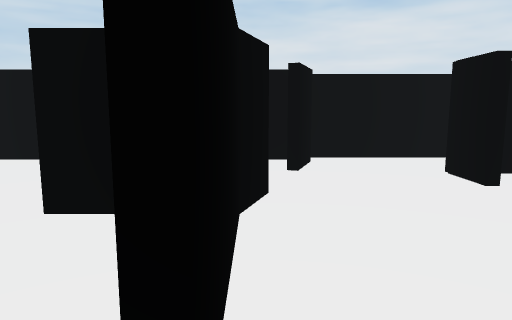
[1] (above)

23 first-person views from a walk through a 3-D level made in the Unity game engine. The camera is 1.4 m above the floor, tilts 8° down and sees 70° across. The floor is counted in squares, 1 m on a side. Each view is taken from the middle of a square. On the plan, view 1 faces up. The plan holds only what a view shows up to about 16 squares ahead; the rest is blank. The place goes on beyond the plan. The player is left out.

[2]
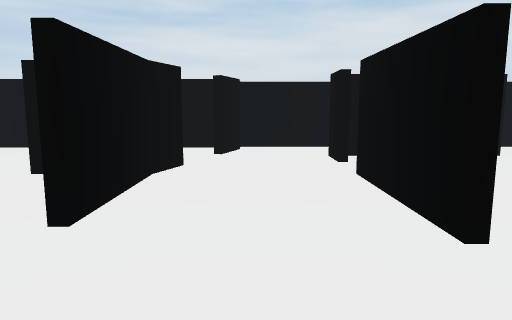

[3]
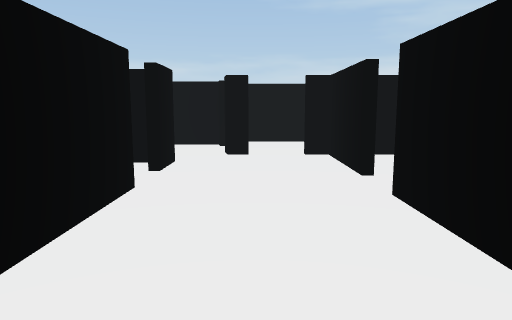

[4]
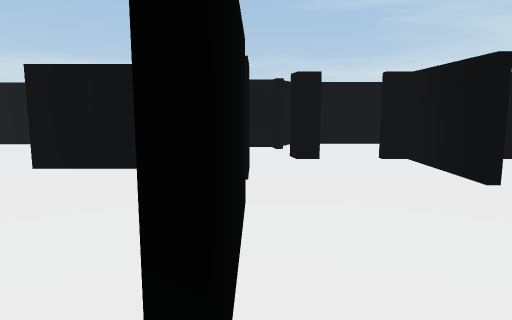

[5]
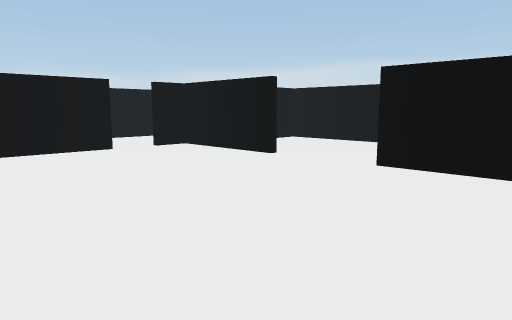

[6]
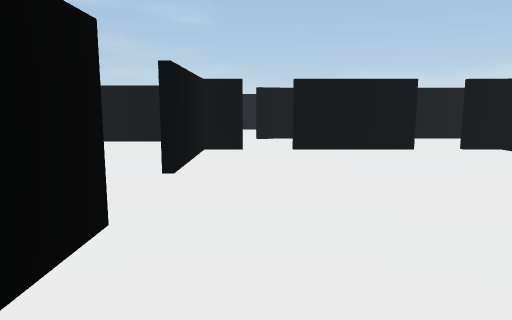

[7]
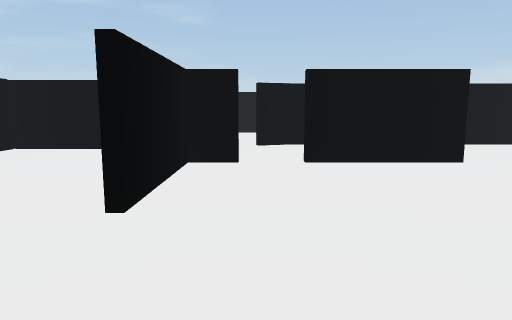

[8]
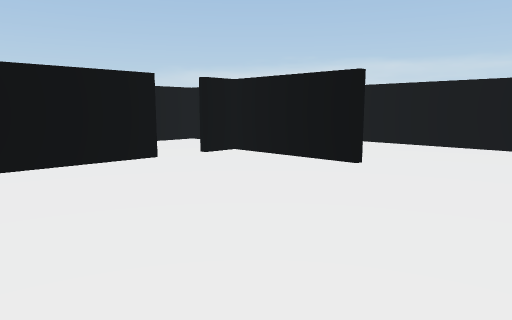

[9]
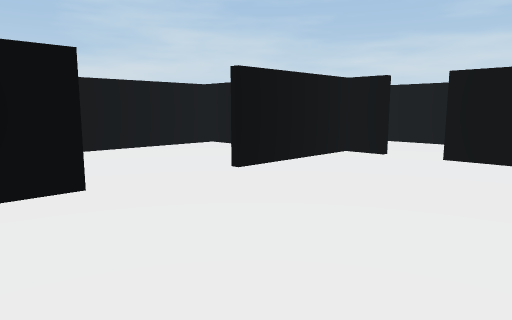

[10]
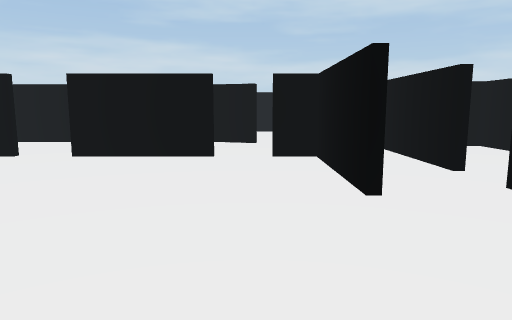

[11]
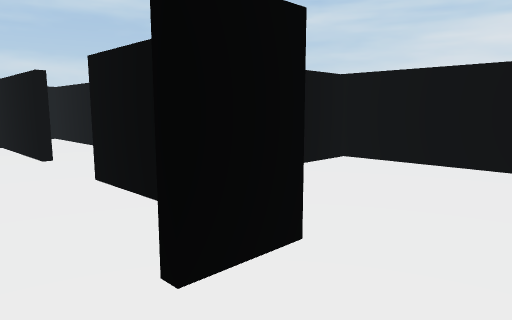

[12]
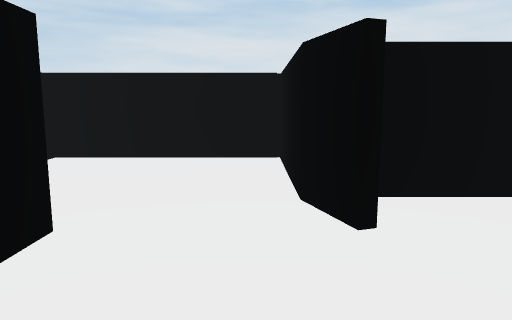

[13]
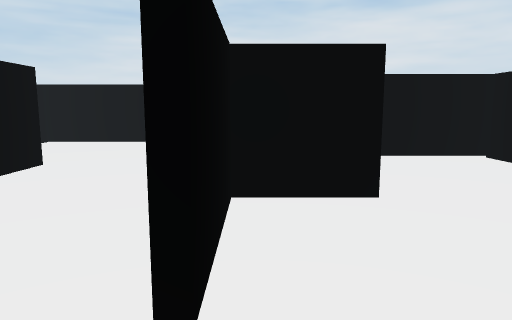

[14]
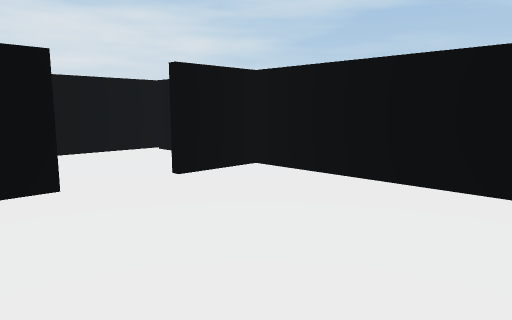

[15]
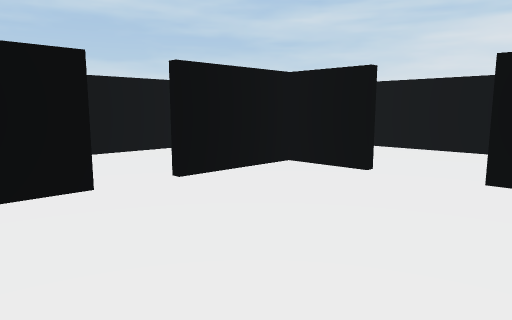

[16]
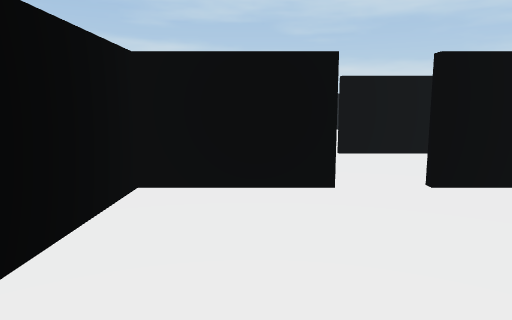

[17]
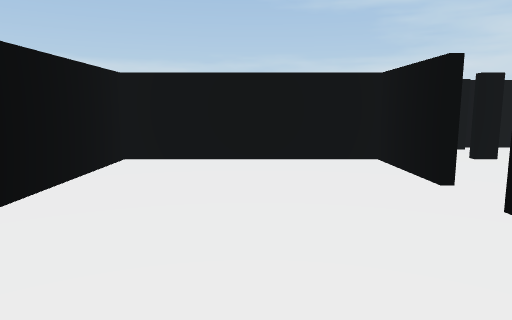

[18]
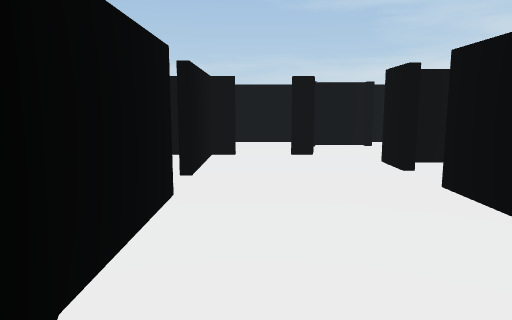

[19]
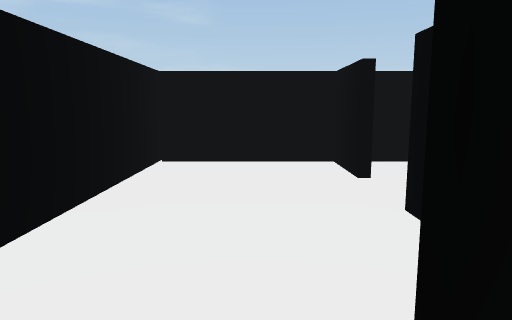

[20]
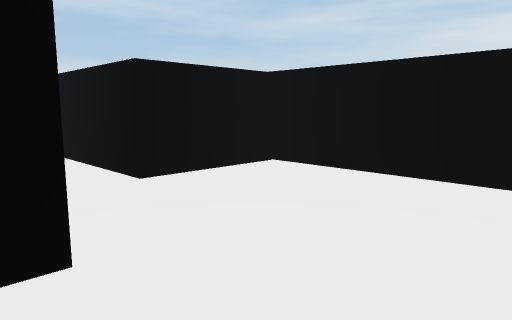

[21]
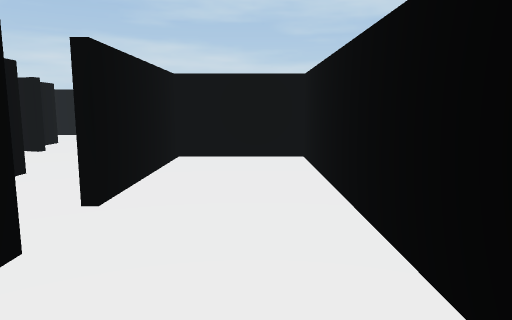

[22]
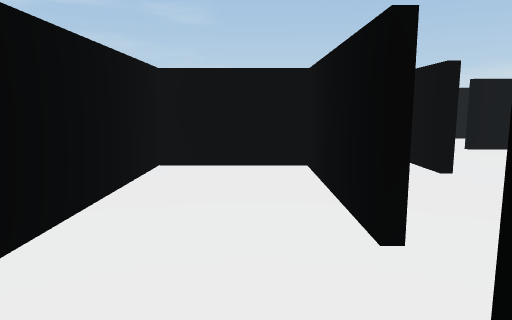

[23]
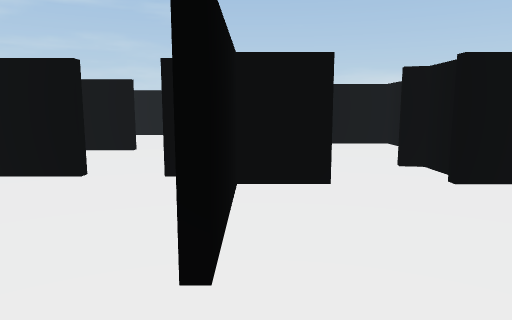

### Floor plan
Ten units are one square. View 1 is at (0, 0); x grows to the right and y downward. Boxes are objects, and circles mark ways between rooms. Rooms are numbered by the first view taken in them; rooms with no view inside come last. Other rooms are left out.
<svg viewBox="-14 -149 316 237">
<path fill="none" stroke="#000" d="M42 -6 42 -49M-2 5 -2 41M2 -60 -2 -47 -2 -11M42 -64 42 -80 44 -80M42 28 42 10M21 41 29 41M15 -97 9 -80M69 -105 14 -105M-9 83 26 83 30 74M95 -105 85 -105M126 24 174 24 174 10M174 -5 174 -48M44 10 44 24 92 24M94 -78 44 -78M128 -80 144 -80M44 -49 44 -6M166 45 166 27 155 27M174 -64 174 -78 128 -78M29 41 30 49M44 -80 44 -65M55 69 55 83 161 83M142 -105 95 -105M166 78 166 66M33 65 34 71 51 71M250 -47 226 -47 226 -11M223 -11 223 -47 219 -59M272 -49 297 -49 297 -95 219 -95M226 5 226 41 297 41 297 -47 272 -47M223 24 223 5M177 -41 177 -5M177 10 177 28M177 -81 177 -65M66 -144 14 -144 14 -107 69 -107M104 -107 140 -107 140 -144 100 -144M207 -95 207 -144 142 -144 142 -105M223 41 223 24M192 41 200 41M195 83 219 83M235 83 247 83 247 60M169 71 187 71 188 64"/>
<circle cx="20" cy="55" r="3" fill="#2a7"/>
<circle cx="40" cy="-55" r="3" fill="#2a7"/>
<circle cx="40" cy="5" r="3" fill="#2a7"/>
<circle cx="90" cy="-95" r="3" fill="#2a7"/>
<circle cx="75" cy="-110" r="3" fill="#2a7"/>
<circle cx="180" cy="-55" r="3" fill="#2a7"/>
<circle cx="180" cy="5" r="3" fill="#2a7"/>
<circle cx="135" cy="-95" r="3" fill="#2a7"/>
<circle cx="170" cy="55" r="3" fill="#2a7"/>
<circle cx="195" cy="-85" r="3" fill="#2a7"/>
<circle cx="205" cy="35" r="3" fill="#2a7"/>
<text x="20" y="-20">1</text>
<text x="110" y="-10">2</text>
<text x="240" y="-30">3</text>
<text x="70" y="-130">4</text>
<text x="170" y="-120">5</text>
<text x="210" y="60">6</text>
</svg>
Room 1 opens to room 2. Room 1 opens to room 4. Room 2 opens to room 3. Room 2 opens to room 5. Room 2 opens to room 6. Room 3 opens to room 5. Room 3 opens to room 6.

Where each view was taken, in squares from view 1:
view 1: 0 up, 0 right, facing up
view 2: 3 down, 2 right, facing up
view 3: 7 up, 2 right, facing down
view 4: 6 up, 4 right, facing down
view 5: 6 up, 5 right, facing down-right
view 6: 6 up, 5 right, facing right
view 7: 6 up, 8 right, facing right
view 8: 6 up, 8 right, facing down-right
view 9: 4 up, 15 right, facing down-left
view 10: 6 up, 15 right, facing left
view 11: 5 up, 20 right, facing up-left
view 12: 4 up, 20 right, facing up
view 13: 1 down, 23 right, facing up
view 14: 2 down, 23 right, facing up-right
view 15: 3 down, 29 right, facing up-left
view 16: 2 down, 29 right, facing left
view 17: 6 up, 26 right, facing down
view 18: 7 up, 21 right, facing down
view 19: 7 up, 20 right, facing right
view 20: 7 up, 21 right, facing up-left
view 21: 13 up, 12 right, facing left
view 22: 12 up, 5 right, facing right
view 23: 3 down, 10 right, facing right
